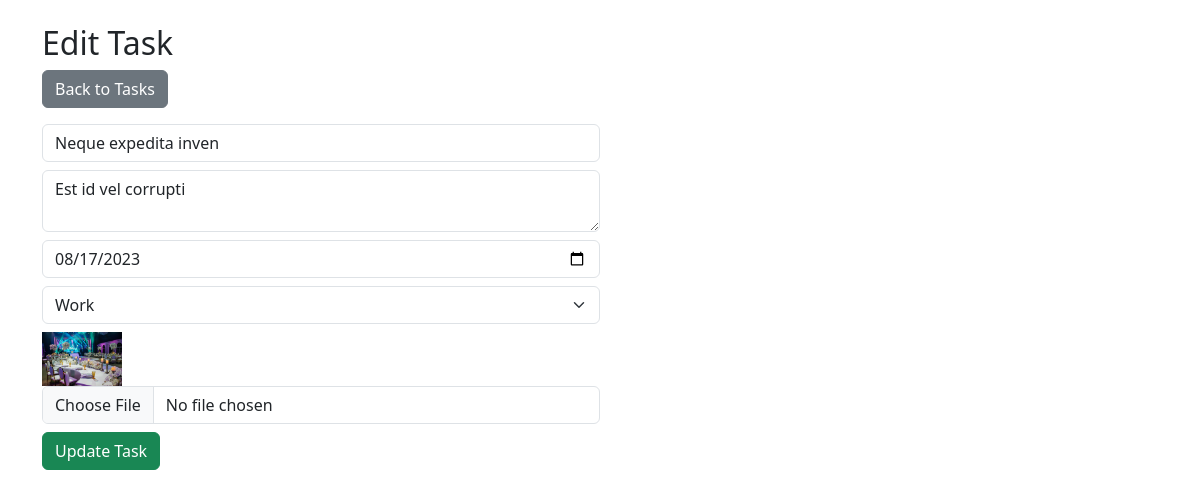
Screenshot of /edit_task.php?id=2 with the database file from the repository.
### tables this page shows
CREATE TABLE `tasks` (
  `id` int(11) NOT NULL,
  `title` varchar(100) NOT NULL,
  `description` text NOT NULL,
  `due_date` date NOT NULL,
  `category_id` int(11) NOT NULL,
  `image` varchar(255) DEFAULT NULL,
  `created_at` timestamp NOT NULL DEFAULT current_timestamp() ON UPDATE current_timestamp()
);

CREATE TABLE `categories` (
  `id` int(11) NOT NULL,
  `name` varchar(50) NOT NULL
);

### edit_task.php (the view, shortened to what this page needs)
<?php include 'config.php';
$id = $_GET['id'] ?? null;
$task = $conn->query("SELECT * FROM tasks WHERE id=$id")->fetch_assoc();
?>
<!DOCTYPE html>
<html>
<head><title>Edit Task</title>
<link rel="stylesheet" href="https://cdn.jsdelivr.net/npm/bootstrap@5.3.0/dist/css/bootstrap.min.css"></head>
<body class="container py-4">
<h2>Edit Task</h2>
<a href="index.php" class="btn btn-secondary mb-3">Back to Tasks</a>
<form method="POST" enctype="multipart/form-data" class="w-50">
    <input type="text" name="title" value="<?= htmlspecialchars($task['title']) ?>" class="form-control mb-2" required>
    <textarea name="description" class="form-control mb-2" required><?= htmlspecialchars($task['description']) ?></textarea>
    <input type="date" name="due_date" value="<?= $task['due_date'] ?>" class="form-control mb-2" required>
    <select name="category_id" class="form-select mb-2" required>
        <?php $cats = $conn->query("SELECT * FROM categories");
        while ($c = $cats->fetch_assoc()): ?>
        <option value="<?= $c['id'] ?>" <?= $c['id']==$task['category_id']?'selected':'' ?>><?= $c['name'] ?></option>
        <?php endwhile; ?>
    </select>
    <?php if($task['image']): ?><img src="uploads/<?= $task['image'] ?>" width="80"><br><?php endif; ?>
    <input type="file" name="image" class="form-control mb-2">
    <button class="btn btn-success">Update Task</button>
</form>
</body>
</html>

### rows the page displays
tasks: title "Neque expedita inven", description "Est id vel corrupti", due_date "08/17/2023", category_id "Work", image (picture)
